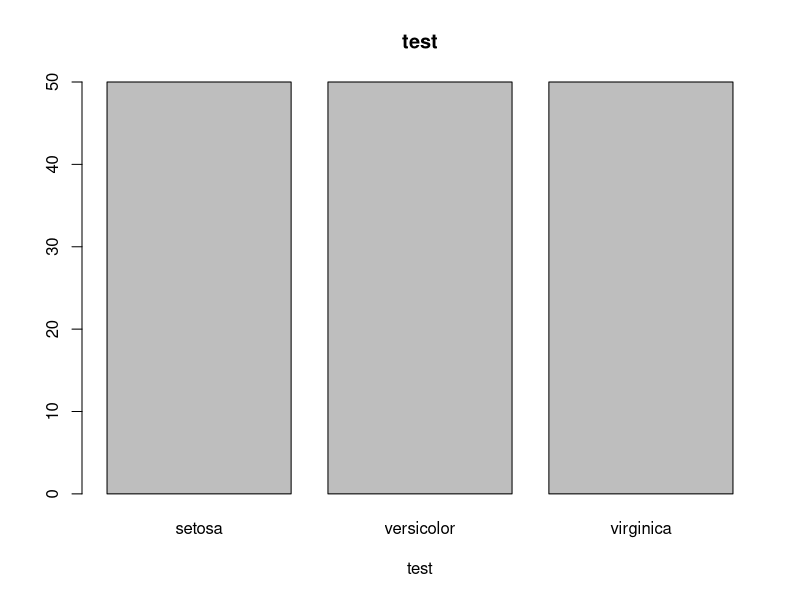
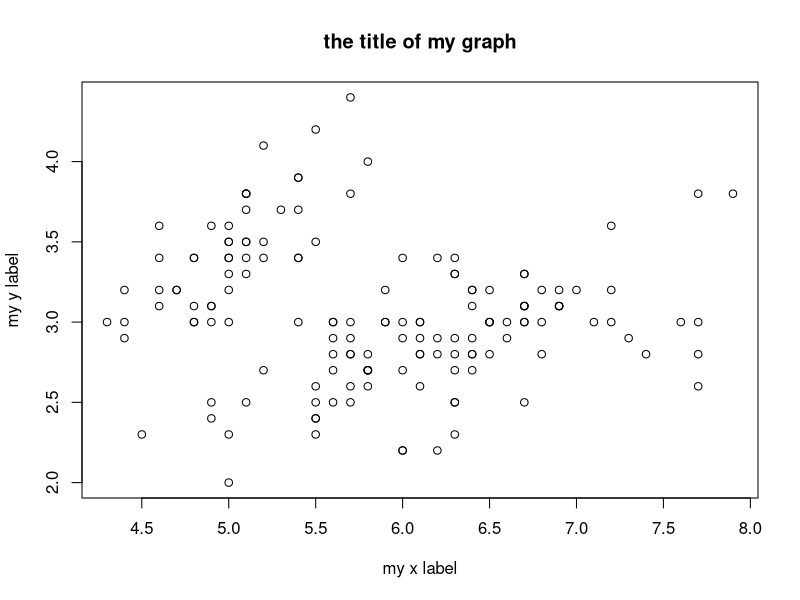

Recreate these plots in R, in order.
## Set working directory
## Next, read csv

deathData <- read.csv("death-penalty-data.csv")

View(deathData)


mean(deathData$Age)

barplot(table(iris$Species), xlab="test", main="test")

plot(iris$Sepal.Length,
     iris$Sepal.Width,
     xlab="my x label",
     ylab="my y label",
     main= "the title of my graph")
